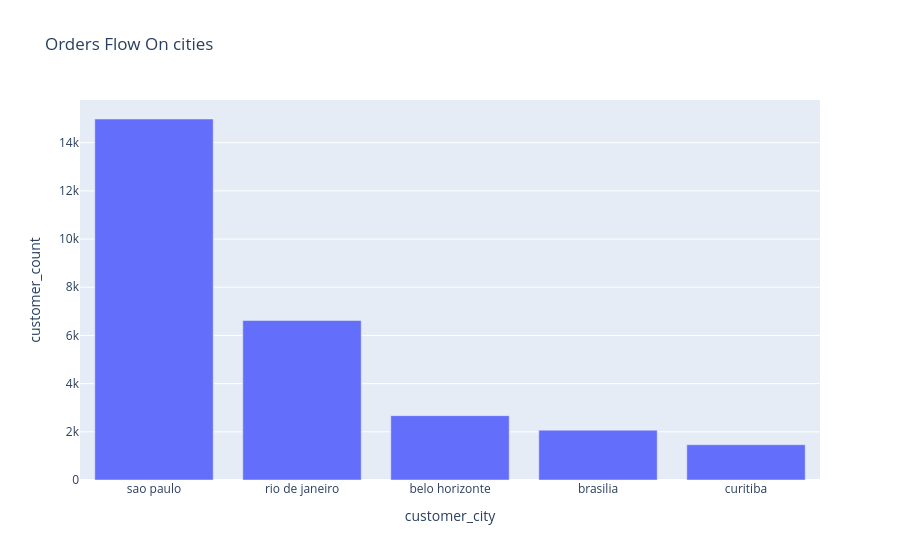

Here is the notebook cell this chart was saved with:
### Code cell
## orders flow on cities
fig=px.bar(customers_city,
               x='customer_city',
               y='customer_unique_id',
                          title='Orders Flow On cities',
                          labels={'customer_unique_id':'customer_count'}
                          )
fig.show()

### Figure 1 — Plotly figure (JSON) as saved in the notebook; plotly's stock layout.template omitted (floating-point values rounded to 4 significant figures)
{"data": [{"hovertemplate": "customer_city=%{x}<br>customer_count=%{y}<extra></extra>", "legendgroup": "", "marker": {"color": "#636efa", "pattern": {"shape": ""}}, "name": "", "orientation": "v", "showlegend": false, "textposition": "auto", "type": "bar", "x": ["sao paulo", "rio de janeiro", "belo horizonte", "brasilia", "curitiba"], "xaxis": "x", "y": [14984, 6620, 2672, 2069, 1465], "yaxis": "y"}], "layout": {"barmode": "relative", "legend": {"tracegroupgap": 0}, "title": {"text": "Orders Flow On cities"}, "xaxis": {"anchor": "y", "domain": [0, 1], "title": {"text": "customer_city"}}, "yaxis": {"anchor": "x", "domain": [0, 1], "title": {"text": "customer_count"}}}}
